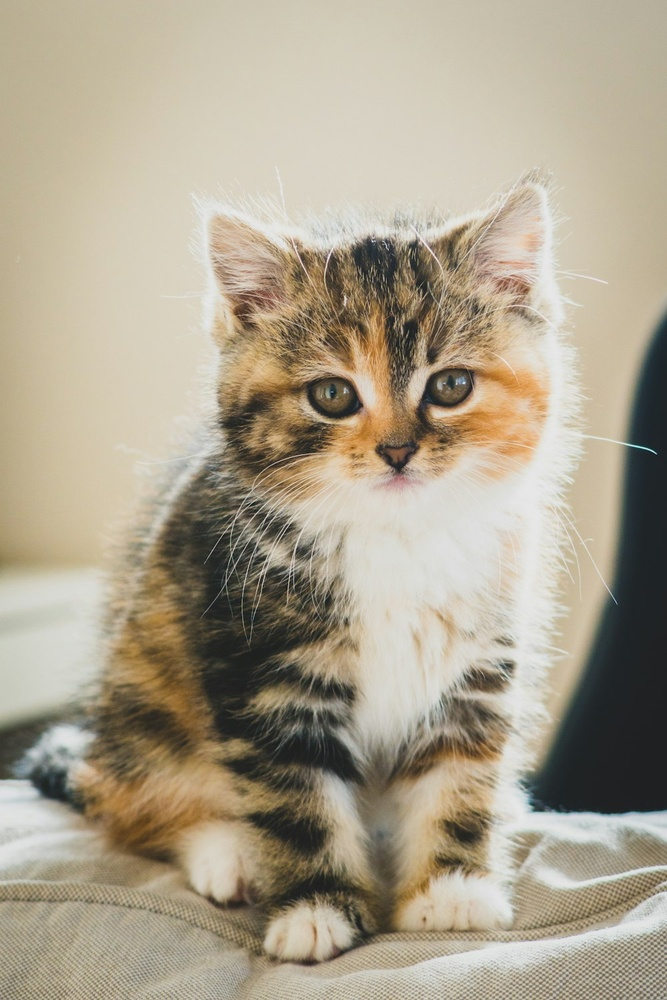
#> input picture imgs/gatito.jpeg, 667 x 1000 px, shrunk from 1000 x 1500 before the run
$ jupyter execute Lista01_Ejercicio3.ipynb
#> lines starting #> are read from the running program, lines starting #| are printed output that depends on the picture
## ***Visión por Computadora - 2024***
### *Lista 01 - Ejercicio 3*

Stefano Aragoni, Carol Arévalo, José González, Luis Santos

-----------

3. Implementar en Python una función que haga la ecualización de histograma para una imagen en escala de grises (8 bits).
Mostrar a través de ejemplos la imagen original y la imagen ecualizada. Mostrar también los histogramas normalizados y su distribución acumulada de ambas imágenes. Comparar los resultados de su función contra alguna función ya predefinida en Python para calcular ecualizaciones. Por ejemplo, en scikit-image, tenemos la función skimage.exposure.equalize hist; o en OpenCV, tenemos la función cv2.equalizeHist.

    - ¿Son iguales sus resultados con los de la función? Explique por qu´e son iguales o explique por qué hay diferencias.

____
#### *Importar librerías*

Como primer paso, se importa numpy, cv2, y matplotlib.

[cell 1]
import numpy as np
import cv2
import matplotlib.pyplot as plt

Posteriormente, se define la función que ecualiza el histograma de una imagen en escala de grises. Para ello, se utiliza np.histogram para obtener el histograma de la imagen, y np.cumsum para obtener la distribución acumulada.

[cell 2]
def histogram_equalization(image):

    # Crear histograma de la imagen (256 bines, de 0 a 255)
    hist, bins = np.histogram(image.flatten(), 256, [0, 255])

    # Histograma normalizado
    hist_normalized = hist / hist.sum()

    # Histograma acumulado
    cdf = hist.cumsum()
    cdf_normalized = cdf * hist.max() / cdf.max()

    # Ecualizar la imagen manualmente
    equalized_img = cdf[image] * 256 / cdf.max()

    # Crear histograma de la imagen ecualizada
    hist_eq, bins_eq = np.histogram(equalized_img.flatten(), 256, [0, 255])

    # Histograma normalizado
    hist_normalized_eq = hist_eq / hist_eq.sum()

    # Histograma acumulado
    cdf_m = hist_eq.cumsum()
    cdf_m_eq = cdf_m * hist_eq.max() / cdf_m.max()

    return equalized_img, hist_normalized, cdf_normalized, hist_normalized_eq, cdf_m_eq

Luego, se realizó una función que permite mostrar las imágenes (original y ecualizadas).

[cell 3]
def plot_images(img_original, img_equalized_manual, img_equalized_cv2):
    fig, axes = plt.subplots(1, 3, figsize=(15, 5))
    ax = axes.ravel()

    ax[0].imshow(img_original, cmap='gray')
    ax[0].set_title('Imagen Original')

    ax[1].imshow(img_equalized_manual, cmap='gray')
    ax[1].set_title('Imagen Ecualizada (Manual)')

    ax[2].imshow(img_equalized_cv2, cmap='gray')
    ax[2].set_title('Imagen Ecualizada (cv2)')

    plt.show()

Como se puede observar a continuación, las imágenes ecualizadas son más claras y con mayor contraste que las originales. Cabe destacar que la implementación manual y de CV2 presentan resultados muy similares, lo que indica que la implementación manual es correcta.

[cell 4]
image = cv2.imread(cv2.samples.findFile("imgs/gatito.jpeg"), cv2.IMREAD_GRAYSCALE)
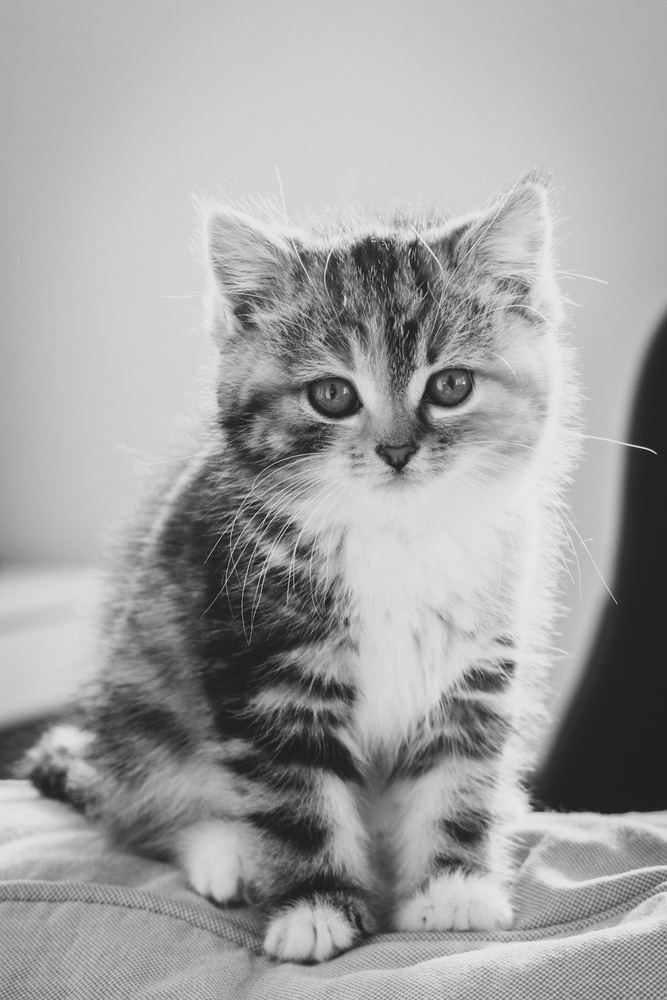
#> image: shape (1000, 667); min 12, max 241, mean 161.9

# Aplicar la función de ecualización de histograma
equalized_img, hist_normalized, cdf_normalized, hist_normalized_eq, cdf_m_eq = histogram_equalization(image)
#> in histogram_equalization, `hist, bins = np.histogram(image.flatten(), 256, [0, 255])`: hist = 256 values, max 13815 at index 210, min 0 at index 0, mean 2605.5; bins = 257 values from 0 to 255
#> in histogram_equalization, `hist_normalized = hist / hist.sum()`: hist_normalized = 256 values, max 0.0207 at index 210, min 0 at index 0, mean 0.00391
#> in histogram_equalization, `cdf = hist.cumsum()`: cdf = 256 values from 0 to 667000
#> in histogram_equalization, `cdf_normalized = cdf * hist.max() / cdf.max()`: cdf_normalized = 256 values from 0 to 13815
#> in histogram_equalization, `equalized_img = cdf[image] * 256 / cdf.max()`:
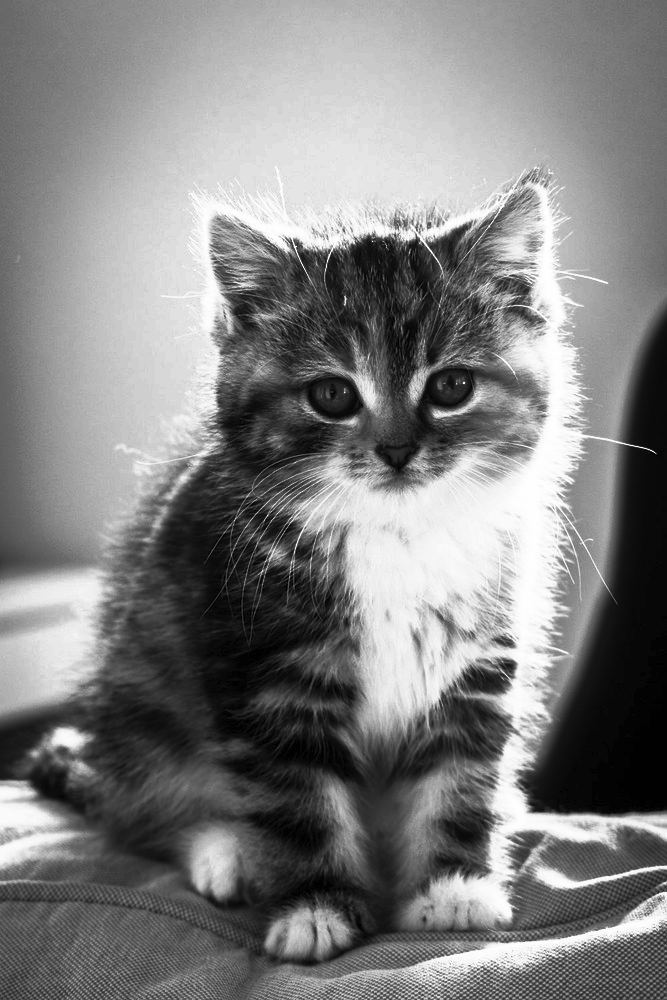
#> equalized_img: shape (1000, 667) float64; min 0.000384, max 256, mean 129.1; drawn with min black and max white
#> in histogram_equalization, `hist_eq, bins_eq = np.histogram(equalized_img.flatten(), 256, [0, 255])`: hist_eq = 256 values, max 13815 at index 222, min 0 at index 2, mean 2595.2; bins_eq = 257 values from 0 to 255
#> in histogram_equalization, `hist_normalized_eq = hist_eq / hist_eq.sum()`: hist_normalized_eq = 256 values, max 0.0208 at index 222, min 0 at index 2, mean 0.00391
#> in histogram_equalization, `cdf_m = hist_eq.cumsum()`: cdf_m = 256 values from 560 to 664370
#> in histogram_equalization, `cdf_m_eq = cdf_m * hist_eq.max() / cdf_m.max()`: cdf_m_eq = 256 values from 11.64 to 13815
#> cdf_normalized = 256 values from 0 to 13815; cdf_m_eq = 256 values from 11.64 to 13815

# Aplicar la función de ecualización de cv2.equalizeHist
cv2_equalized_img = cv2.equalizeHist(image)

# Mostrar los resultados (imagen original, imagen ecualizada manualmente, imagen ecualizada con cv2)
plot_images(image, equalized_img, cv2_equalized_img)
#> in plot_images, `plt.show()`:
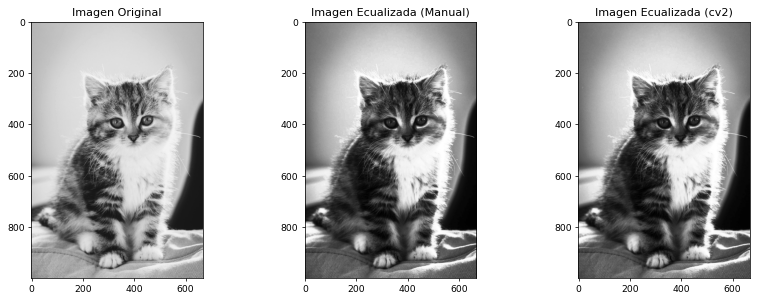
#> figure drawn by matplotlib, 3 panels

Posteriormente, se comparan los histogramas de las imágenes originales y ecualizadas, y se observa que los histogramas de las imágenes ecualizadas son más uniformes que los de las imágenes originales.

[cell 5]
def plot_histograms(hist_normalized, hist_cum, hist_normalized_eq, hist_cum_eq, cv2_equalized_img):

    fig, axes = plt.subplots(3, 2, figsize=(20, 10))
    ax = axes.ravel()

    ax[0].plot(hist_normalized, color='black')
    ax[0].set_title('Histograma Normalizado (Imagen original)')

    ax[1].plot(hist_cum, color='black')
    ax[1].set_title('Histograma Acumulado (Imagen original)')

    ax[2].plot(hist_normalized_eq, color='black')
    ax[2].set_title('Histograma Normalizado Ecualizado (Imagen ecualizada manualmente)')

    ax[3].plot(hist_cum_eq, color='black')
    ax[3].set_title('Histograma Acumulado Ecualizado (Imagen ecualizada manualmente)')

    hist_eq_cv, bins_eq_cv = np.histogram(cv2_equalized_img.flatten(), 256, [0, 255])
    hist_normalized_eq_cv = hist_eq_cv / hist_eq_cv.sum()
    hist_cum_eq_cv = hist_eq_cv.cumsum() * hist_eq_cv.max() / hist_eq_cv.cumsum().max()

    ax[4].plot(hist_normalized_eq_cv, color='black')
    ax[4].set_title('Histograma Normalizado Ecualizado (Imagen ecualizada con cv2)')

    ax[5].plot(hist_cum_eq_cv, color='black')
    ax[5].set_title('Histograma Acumulado Ecualizado (Imagen ecualizada con cv2)')

    plt.show()

[cell 6]
plot_histograms(hist_normalized, cdf_normalized, hist_normalized_eq, cdf_m_eq, cv2_equalized_img)
#> in plot_histograms, `hist_eq_cv, bins_eq_cv = np.histogram(cv2_equalized_img.flatten(), 256..`: hist_eq_cv = 256 values, max 13815 at index 221, min 0 at index 1, mean 2605.5; bins_eq_cv = 257 values from 0 to 255
#> in plot_histograms, `hist_normalized_eq_cv = hist_eq_cv / hist_eq_cv.sum()`: hist_normalized_eq_cv = 256 values, max 0.0207 at index 221, min 0 at index 1, mean 0.00391
#> in plot_histograms, `hist_cum_eq_cv = hist_eq_cv.cumsum() * hist_eq_cv.max() / hist_eq_cv.c..`: hist_cum_eq_cv = 256 values from 11.6 to 13815
#> in plot_histograms, `plt.show()`:
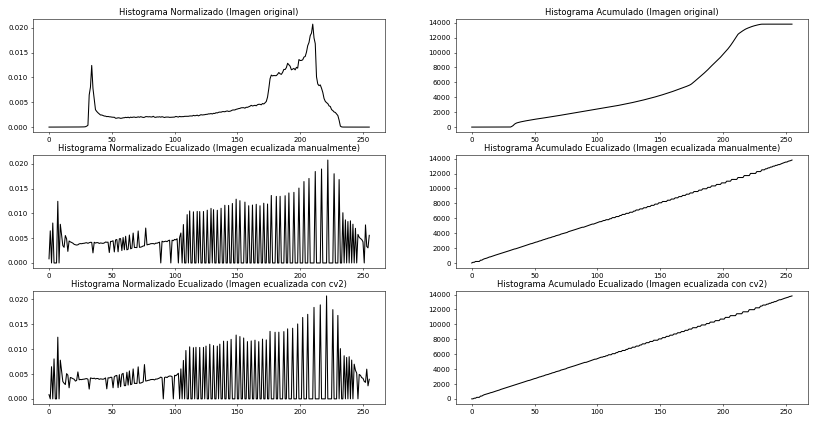
#> figure drawn by matplotlib, 6 panels; panel 1: curve peaks at x = 210, y = 0.0207; panel 2: curve peaks at x = 241, y = 13815; panel 3: curve peaks at x = 222, y = 0.0208; panel 4: curve peaks at x = 255, y = 13815
